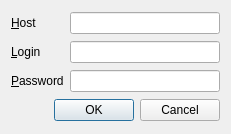
<?xml version="1.0" encoding="UTF-8"?>
<ui version="4.0">
 <class>SettingsDialog</class>
 <widget class="QDialog" name="SettingsDialog">
  <property name="geometry">
   <rect>
    <x>0</x>
    <y>0</y>
    <width>231</width>
    <height>134</height>
   </rect>
  </property>
  <property name="windowTitle">
   <string>Settings</string>
  </property>
  <layout class="QGridLayout" name="gridLayout">
   <item row="0" column="0">
    <widget class="QLabel" name="lHost">
     <property name="text">
      <string>&amp;Host</string>
     </property>
     <property name="buddy">
      <cstring>leHost</cstring>
     </property>
    </widget>
   </item>
   <item row="0" column="1">
    <widget class="QLineEdit" name="leHost"/>
   </item>
   <item row="1" column="0">
    <widget class="QLabel" name="lLogin">
     <property name="text">
      <string>&amp;Login</string>
     </property>
     <property name="buddy">
      <cstring>leLogin</cstring>
     </property>
    </widget>
   </item>
   <item row="1" column="1">
    <widget class="QLineEdit" name="leLogin"/>
   </item>
   <item row="2" column="0">
    <widget class="QLabel" name="lPassword">
     <property name="text">
      <string>&amp;Password</string>
     </property>
     <property name="buddy">
      <cstring>lePassword</cstring>
     </property>
    </widget>
   </item>
   <item row="2" column="1">
    <widget class="QLineEdit" name="lePassword"/>
   </item>
   <item row="3" column="0" colspan="2">
    <widget class="QDialogButtonBox" name="buttonBox">
     <property name="orientation">
      <enum>Qt::Horizontal</enum>
     </property>
     <property name="standardButtons">
      <set>QDialogButtonBox::Cancel|QDialogButtonBox::Ok</set>
     </property>
    </widget>
   </item>
  </layout>
 </widget>
 <resources/>
 <connections>
  <connection>
   <sender>buttonBox</sender>
   <signal>accepted()</signal>
   <receiver>SettingsDialog</receiver>
   <slot>accept()</slot>
   <hints>
    <hint type="sourcelabel">
     <x>248</x>
     <y>254</y>
    </hint>
    <hint type="destinationlabel">
     <x>157</x>
     <y>274</y>
    </hint>
   </hints>
  </connection>
  <connection>
   <sender>buttonBox</sender>
   <signal>rejected()</signal>
   <receiver>SettingsDialog</receiver>
   <slot>reject()</slot>
   <hints>
    <hint type="sourcelabel">
     <x>316</x>
     <y>260</y>
    </hint>
    <hint type="destinationlabel">
     <x>286</x>
     <y>274</y>
    </hint>
   </hints>
  </connection>
 </connections>
</ui>
